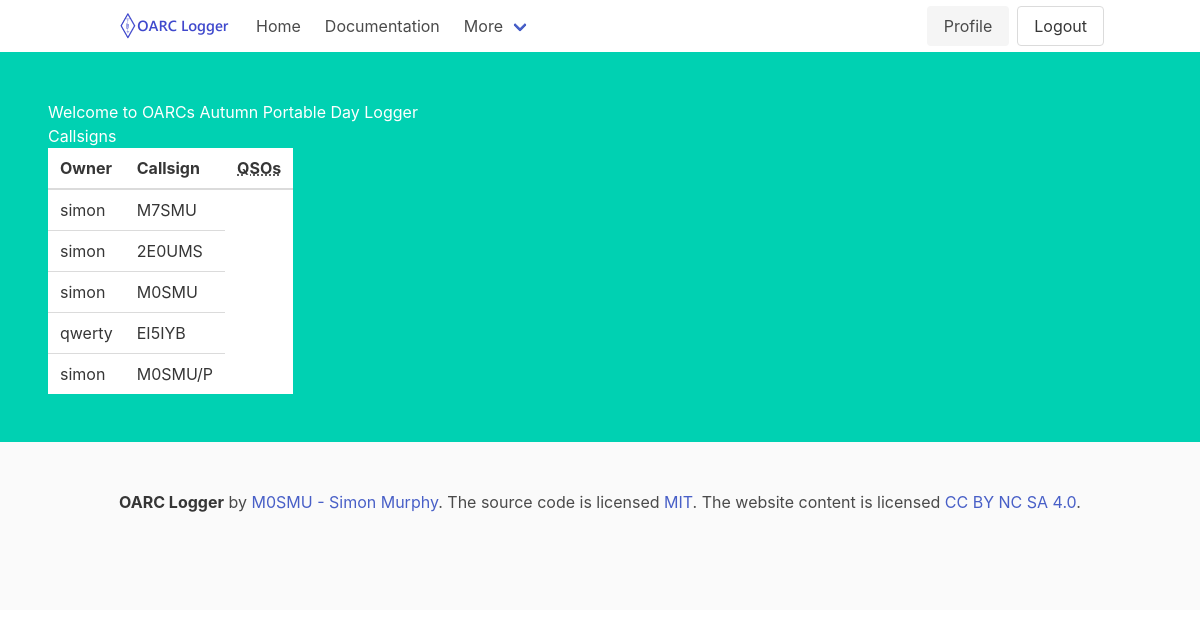
Page /callsigns/ (signed in) on the committed database.
### logger/models.py (models this page shows)
class Callsign(db.Model):
    id = db.Column(db.Integer, primary_key=True) # primary keys are required by SQLAlchemy
    name = db.Column(db.String(1000), unique=True)
    user_id = db.Column(db.Integer, db.ForeignKey('user.id'), nullable=False)
    primary = db.Column(db.Boolean, default=False)

class User(UserMixin, db.Model):
    id = db.Column(db.Integer, primary_key=True) # primary keys are required by SQLAlchemy
    name = db.Column(db.String(1000), unique=True)
    email = db.Column(db.String(100), unique=True)
    password = db.Column(db.String(100))
    created_on = db.Column(db.DateTime())
    last_login = db.Column(db.DateTime())
    callsigns = db.relationship('Callsign', backref='user', lazy=True)

### logger/callsigns/views.py (the view)
@callsigns.route("/")
@login_required
def index():
    callsignlist = Callsign.query.all()
    return render_template('callsignindex.html', callsigns=callsignlist)

### logger/application.py (called while the page is built)
def create_app():
    app = Flask(__name__)
    app.config.from_object(Config)
    db.init_app(app)
    migrate = Migrate(app, db, render_as_batch=True)
    login_manager = LoginManager()
    login_manager.login_view = 'users.login'
    login_manager.init_app(app)
    from logger.models import User
    @login_manager.user_loader
    def load_user(user_id):
        return User.query.get(int(user_id))
    app.register_blueprint(users, url_prefix='/users')
    app.register_blueprint(callsigns, url_prefix='/callsigns')
    app.register_blueprint(qsos, url_prefix='/qsos')
    @app.route("/")
    def index():
        return render_template('index.html')
    @app.route("/about")
    def about():
        return render_template('about.html')
    return app

### logger/templates/callsignindex.html
{% extends 'base.html' %}
{% block content %}
    <h1>{% block title %} Welcome to OARCs Autumn Portable Day Logger {% endblock %}</h1>
    <h2>Callsigns</h2>
    <table class="table">
        <thead>
            <tr>
                <th>Owner</th>
                <th>Callsign</th>
                <th><abbr title="Number of QSOs">QSOs</abbr></th>
            </tr>
        </thead>
        <tbody>
            {% for call in callsigns %}
            <tr>
                <td><a href="{{ url_for ('users.profile', user=call.user['name']) }}"">{{ call.user.name }}</a></td>
                <td>{{ call.name }}</td>
            </tr>
            {% else %}
            No Callsigns
            {% endfor %}
        </tbody>
    </table>
    {% endblock %}

### rows in the picture
Callsign: user.name "simon", name "M7SMU"
Callsign: user.name "simon", name "2E0UMS"
Callsign: user.name "simon", name "M0SMU"
Callsign: user.name "qwerty", name "EI5IYB"
Callsign: user.name "simon", name "M0SMU/P"
